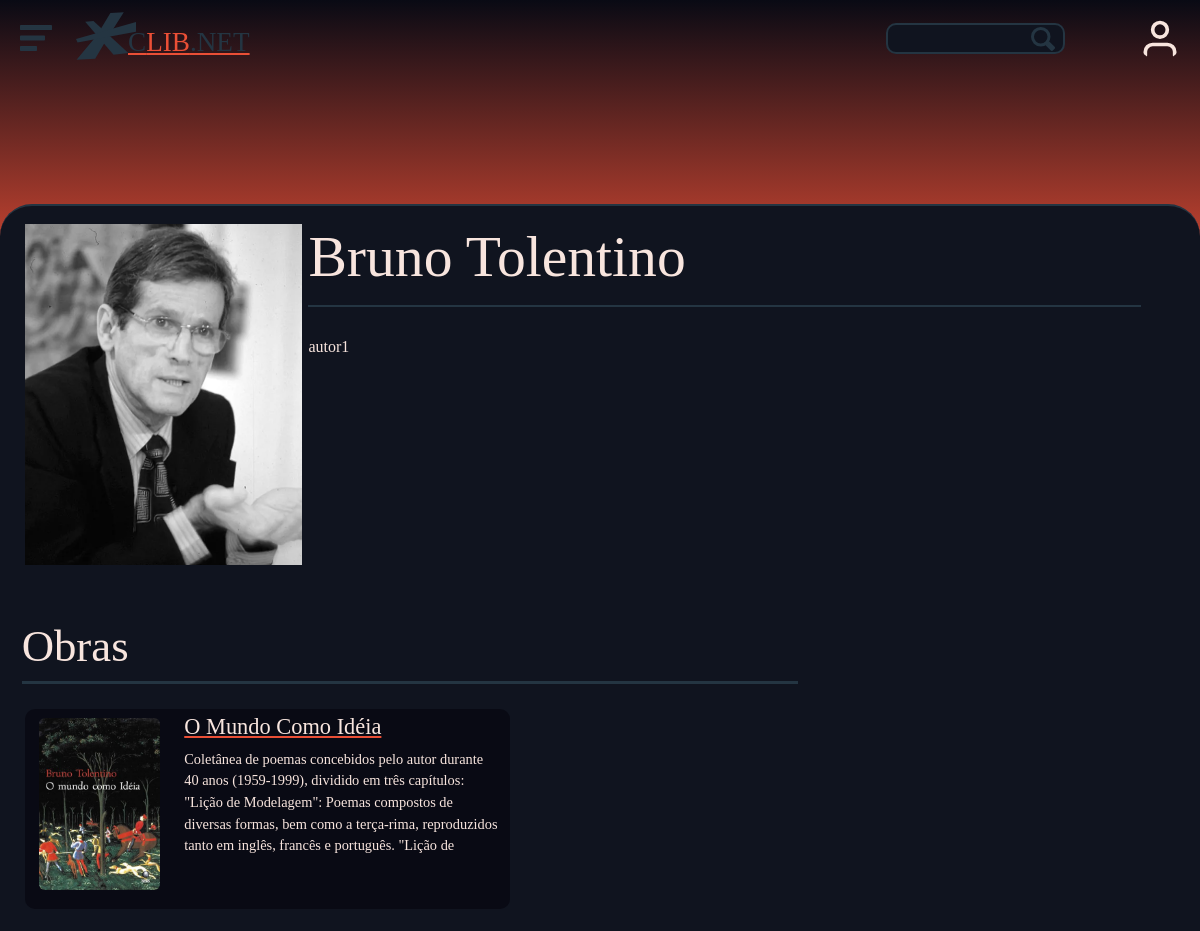
The page /web/PHP/autor.php?id=1 on the database as committed earlier.
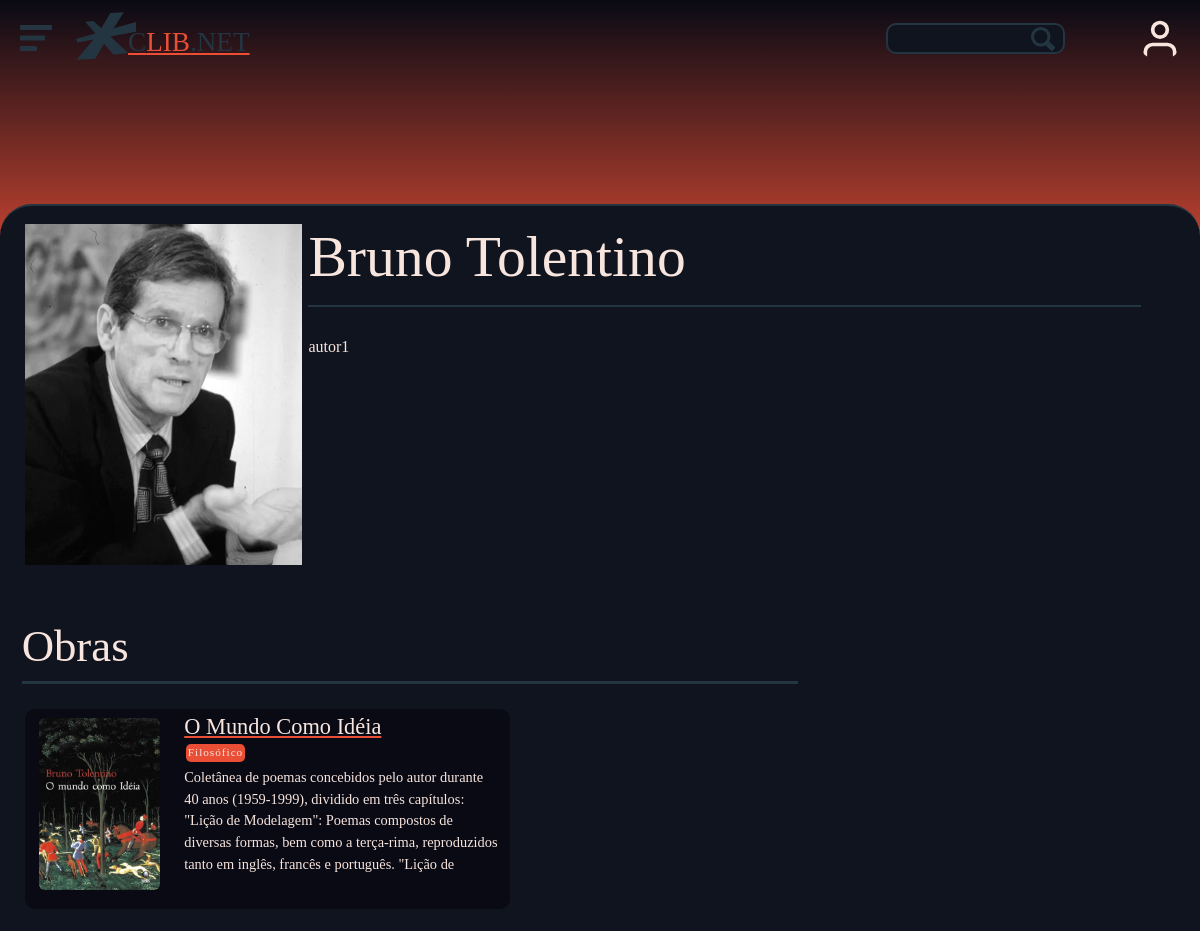
The same page on the database as committed later.
### tables this page shows
CREATE TABLE IF NOT EXISTS tb_autores (
	cod INTEGER PRIMARY KEY AUTO_INCREMENT,
	nome VARCHAR(120),
  	dtnasc DATE,
descricao VARCHAR(1000),
imagem VARCHAR(130),
ativo BOOLEAN DEFAULT true
);

CREATE TABLE IF NOT EXISTS tb_livros (
	cod INTEGER PRIMARY KEY AUTO_INCREMENT,
	nome VARCHAR(90),	
	descricao VARCHAR(1000),
	ativo BOOLEAN DEFAULT true,
	imagem VARCHAR(100),
	arquivo VARCHAR(150)
);

CREATE TABLE IF NOT EXISTS tb_categorias(
	cod INTEGER PRIMARY KEY AUTO_INCREMENT,
	nome VARCHAR(60),
	ativo BOOLEAN DEFAULT true
);

### Web/PHP/administrator/utils/livro/getCategories.php (called while the page is built, shortened)
<?php function getBookCategories($conn, $bookId) {
    $categoryName = null;
    $sqlC = "SELECT c.nome FROM tb_categorias c
             INNER JOIN tb_categorias_livros lc ON c.cod = lc.codcategoria
             WHERE lc.codlivro = ?";
    $stmtC = $conn->prepare($sqlC);
    $stmtC->bind_param("i", $bookId);
    $stmtC->execute();
    $stmtC->bind_result($categoryName);
    $categories = [];
    while ($stmtC->fetch()) {
        $categories[] = $categoryName;
    }
    return $categories;
};
?>

### web/PHP/components/contentLoader/autorInfo.php (the view, shortened to what this page needs)
<?php
include_once ("C:/xampp/htdocs/projtcc/web/PHP/administrator/utils/connect.php");
include_once ("C:/xampp/htdocs/projtcc/web/PHP/administrator/utils/livro/getCategories.php");
$conn = connect();
if (isset($_GET["id"])) {
    $idA = $_GET["id"];
    $sqlL1 = "SELECT codlivro FROM tb_livros_autores WHERE codautor = ?";
    $stmtL1 = $conn->prepare($sqlL1);
    $stmtL1->bind_param("i", $idA);
    $stmtL1->execute();
    $stmtL1->bind_result($idL);
    $sqlL2 = "SELECT nome, imagem, descricao FROM tb_livros WHERE cod = ?";
    $stmtL2 = $conn->prepare($sqlL2);
    $stmtL2->bind_param("i", $idL);
    $stmtL2->execute();
    $stmtL2->store_result();
    $resultL = '';
    if ($stmtL2->num_rows > 0) {
        $stmtL2->bind_result($nomeL, $imgL, $descL);
        while ($stmtL2->fetch()) {
            $categories = getBookCategories($conn, $idL);
            $resultL .= '
            <div class="sectionCardRow flex size5">
            <div class="sectionCardColumnCapa">
                <img class="sectionCardColumnImg" src="../SRC/capas/' . htmlspecialchars($imgL) . '">
            </div>
            <div class="sectionCardRowContent">
                <div class="sectionCardRowTitulo"><a href="produto.php?id='.$idL.'">'.$nomeL.'</a></div>
                <div class="sectionCardRowCategories">';
                foreach ($categories as $category) {
                    $resultL .= '<div class="sectionCardRowBadge">' . htmlspecialchars($category) . '</div>';
                }
                $resultL .= '</div>
                <div class="sectionRowDesc">'.$descL.'</div>
            </div>
        </div>
            ';
        }
    }
    $sqlA = "SELECT nome, descricao, imagem
FROM tb_autores
WHERE cod = " . $idA;
    $stmtA = $conn->prepare($sqlA);
    $stmtA->execute();
    $stmtA->store_result();
    $resultA = "";
    if ($stmtA->num_rows > 0) {
        $stmtA->bind_result($nome, $desc, $img);
        while ($stmtA->fetch()) {
            $resultA .= '
                <div class="size3 pZero grid">
                    <img class="autorImagem" src="../SRC/fotos/autores/' . htmlspecialchars($img) . '">
                </div>
                <div class="size9 livroInfoMain">
                    <div class="livroTituloSection borderBottom flexColumn contSection size8">
                        <div class="livroTitulo">' . htmlspecialchars($nome) . '</div>
                        <div class="flexColumn widthMax">
                        </div>
                    </div>
                    <div class="contSection livroDesc">
                        ' . nl2br(htmlspecialchars($desc)) . '
                    </div>
                </div>
                <div>
                    <div class="contSection autorLivrosRow size12">
                        <div class="autorLivrosTitle size8">
                        Obras
                        </div>
                        <div class="flex">
                        '.$resultL.'
                        </div>
                    </div>
                </div>';
        }
        echo $resultA;
    } else {
    }
}

Rows that differ between the two databases and show on the page:
changed tb_livros "O Mundo Como Idéia": gains tb_categorias (nome "Filosófico")
